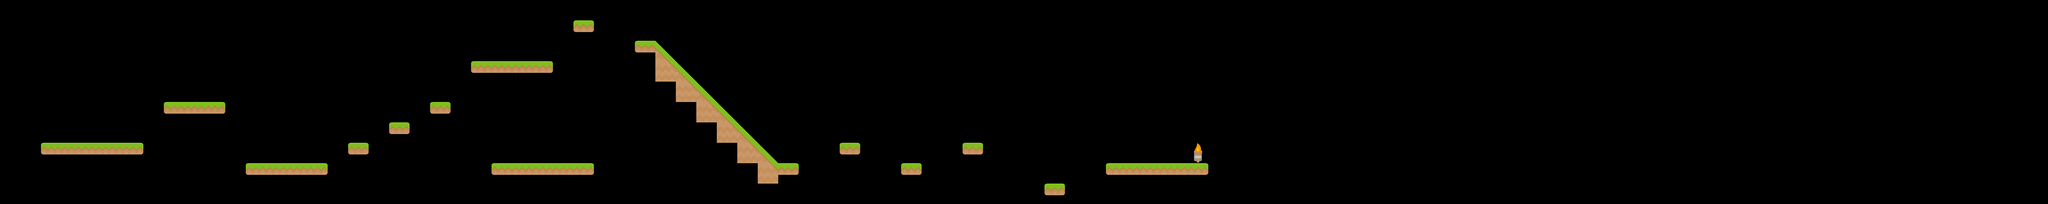

Rendered tile map (Tiled .tmx) drawn with the repository's tilesets; below, a short description and the full map source, tile grids included:
An orthogonal 100x10 tile map with 70x70 px tiles, 1 tile layer (Tile Layer 1) and 54 objects.

<map version="1.4" tiledversion="1.4.1" orientation="orthogonal" renderorder="right-down" width="100" height="10" tilewidth="70" tileheight="70" infinite="0" nextlayerid="4" nextobjectid="66">
 <editorsettings>
  <export target="game-map.lua" format="lua" />
 </editorsettings>
 <tileset firstgid="1" name="platformer-tiles" tilewidth="70" tileheight="70" spacing="2" tilecount="156" columns="12">
  <image source="tiles_spritesheet.png" width="914" height="936" />
 </tileset>
 <layer id="1" name="Tile Layer 1" width="100" height="10">
  <data encoding="csv">
0,0,0,0,0,0,0,0,0,0,0,0,0,0,0,0,0,0,0,0,0,0,0,0,0,0,0,0,0,0,0,0,0,0,0,0,0,0,0,0,0,0,0,0,0,0,0,0,0,0,0,0,0,0,0,0,0,0,0,0,0,0,0,0,0,0,0,0,0,0,0,0,0,0,0,0,0,0,0,0,0,0,0,0,0,0,0,0,0,0,0,0,0,0,0,0,0,0,0,0,
0,0,0,0,0,0,0,0,0,0,0,0,0,0,0,0,0,0,0,0,0,0,0,0,0,0,0,0,81,0,0,0,0,0,0,0,0,0,0,0,0,0,0,0,0,0,0,0,0,0,0,0,0,0,0,0,0,0,0,0,0,0,0,0,0,0,0,0,0,0,0,0,0,0,0,0,0,0,0,0,0,0,0,0,0,0,0,0,0,0,0,0,0,0,0,0,0,0,0,0,
0,0,0,0,0,0,0,0,0,0,0,0,0,0,0,0,0,0,0,0,0,0,0,0,0,0,0,0,0,0,0,69,9,0,0,0,0,0,0,0,0,0,0,0,0,0,0,0,0,0,0,0,0,0,0,0,0,0,0,0,0,0,0,0,0,0,0,0,0,0,0,0,0,0,0,0,0,0,0,0,0,0,0,0,0,0,0,0,0,0,0,0,0,0,0,0,0,0,0,0,
0,0,0,0,0,0,0,0,0,0,0,0,0,0,0,0,0,0,0,0,0,0,0,69,57,57,45,0,0,0,0,0,152,9,0,0,0,0,0,0,0,0,0,0,0,0,0,0,0,0,0,0,0,0,0,0,0,0,0,0,0,0,0,0,0,0,0,0,0,0,0,0,0,0,0,0,0,0,0,0,0,0,0,0,0,0,0,0,0,0,0,0,0,0,0,0,0,0,0,0,
0,0,0,0,0,0,0,0,0,0,0,0,0,0,0,0,0,0,0,0,0,0,0,0,0,0,0,0,0,0,0,0,0,152,9,0,0,0,0,0,0,0,0,0,0,0,0,0,0,0,0,0,0,0,0,0,0,0,0,0,0,0,0,0,0,0,0,0,0,0,0,0,0,0,0,0,0,0,0,0,0,0,0,0,0,0,0,0,0,0,0,0,0,0,0,0,0,0,0,0,
0,0,0,0,0,0,0,0,69,57,45,0,0,0,0,0,0,0,0,0,0,81,0,0,0,0,0,0,0,0,0,0,0,0,152,9,0,0,0,0,0,0,0,0,0,0,0,0,0,0,0,0,0,0,0,0,0,0,0,0,0,0,0,0,0,0,0,0,0,0,0,0,0,0,0,0,0,0,0,0,0,0,0,0,0,0,0,0,0,0,0,0,0,0,0,0,0,0,0,0,
0,0,0,0,0,0,0,0,0,0,0,0,0,0,0,0,0,0,0,81,0,0,0,0,0,0,0,0,0,0,0,0,0,0,0,152,9,0,0,0,0,0,0,0,0,0,0,0,0,0,0,0,0,0,0,0,0,0,0,0,0,0,0,0,0,0,0,0,0,0,0,0,0,0,0,0,0,0,0,0,0,0,0,0,0,0,0,0,0,0,0,0,0,0,0,0,0,0,0,0,
0,0,69,57,57,57,45,0,0,0,0,0,0,0,0,0,0,81,0,0,0,0,0,0,0,0,0,0,0,0,0,0,0,0,0,0,152,9,0,0,0,81,0,0,0,0,0,81,0,0,0,0,0,0,0,0,0,0,38,0,0,0,0,0,0,0,0,0,0,0,0,0,0,0,0,0,0,0,0,0,0,0,0,0,0,0,0,0,0,0,0,0,0,0,0,0,0,0,0,0,
0,0,0,0,0,0,0,0,0,0,0,0,69,57,57,45,0,0,0,0,0,0,0,0,69,57,57,57,45,0,0,0,0,0,0,0,0,152,45,0,0,0,0,0,81,0,0,0,0,0,0,0,0,0,69,57,57,57,45,0,0,0,0,0,0,0,0,0,0,0,0,0,0,0,0,0,0,0,0,0,0,0,0,0,0,0,0,0,0,0,0,0,0,0,0,0,0,0,0,0,
0,0,0,0,0,0,0,0,0,0,0,0,0,0,0,0,0,0,0,0,0,0,0,0,0,0,0,0,0,0,0,0,0,0,0,0,0,0,0,0,0,0,0,0,0,0,0,0,0,0,0,81,0,0,0,0,0,0,0,0,0,0,0,0,0,0,0,0,0,0,0,0,0,0,0,0,0,0,0,0,0,0,0,0,0,0,0,0,0,0,0,0,0,0,0,0,0,0,0,0
</data>
 </layer>
 <objectgroup id="2" name="Platforms">
  <object id="4" x="140" y="490" width="350" height="70" />
  <object id="5" x="560" y="350" width="210" height="70" />
  <object id="6" x="840" y="560" width="280" height="70" />
  <object id="8" x="1190" y="490" width="70" height="70" />
  <object id="9" x="1330" y="420" width="70" height="70" />
  <object id="10" x="1470" y="350" width="70" height="70" />
  <object id="11" x="1610" y="210" width="280" height="70" />
  <object id="12" x="1960" y="70" width="70" height="70" />
  <object id="13" x="1680" y="560" width="350" height="70" />
  <object id="14" x="2170" y="140" width="70" height="70" />
  <object id="15" x="2240" y="210" width="70" height="70" />
  <object id="16" x="2310" y="280" width="70" height="70" />
  <object id="17" x="2380" y="350" width="70" height="70" />
  <object id="18" x="2450" y="420" width="70" height="70" />
  <object id="19" x="2520" y="490" width="70" height="70" />
  <object id="20" x="2590" y="560" width="70" height="70" />
  <object id="21" x="2660" y="560" width="70" height="70" />
  <object id="22" x="2870" y="490" width="70" height="70" />
  <object id="23" x="3080" y="560" width="70" height="70" />
  <object id="24" x="3290" y="490" width="70" height="70" />
  <object id="25" x="3570" y="630" width="70" height="70" />
  <object id="26" x="3780" y="560" width="350" height="70" />
  <object id="33" x="2310" y="210">
   <polygon points="0,0 70,70 0,70" />
  </object>
  <object id="34" x="2240" y="140">
   <polygon points="0,0 70,70 0,70" />
  </object>
  <object id="35" x="2380" y="280">
   <polygon points="0,0 70,70 0,70" />
  </object>
  <object id="36" x="2450" y="350">
   <polygon points="0,0 70,70 0,70" />
  </object>
  <object id="37" x="2520" y="420">
   <polygon points="0,0 70,70 0,70" />
  </object>
  <object id="38" x="2590" y="490">
   <polygon points="0,0 70,70 0,70" />
  </object>
 </objectgroup>
 <objectgroup id="3" name="Coins">
  <object id="39" x="665" y="315">
   <ellipse />
  </object>
  <object id="40" x="385" y="455">
   <ellipse />
  </object>
  <object id="41" x="980" y="525">
   <ellipse />
  </object>
  <object id="43" x="1225" y="455">
   <ellipse />
  </object>
  <object id="44" x="1365" y="385">
   <ellipse />
  </object>
  <object id="45" x="1505" y="315">
   <ellipse />
  </object>
  <object id="46" x="1645" y="175">
   <ellipse />
  </object>
  <object id="47" x="1855" y="175">
   <ellipse />
  </object>
  <object id="48" x="1715" y="525">
   <ellipse />
  </object>
  <object id="49" x="1785" y="525">
   <ellipse />
  </object>
  <object id="50" x="1855" y="525">
   <ellipse />
  </object>
  <object id="51" x="1925" y="525">
   <ellipse />
  </object>
  <object id="52" x="1995" y="525">
   <ellipse />
  </object>
  <object id="53" x="1995" y="35">
   <ellipse />
  </object>
  <object id="54" x="2205" y="105">
   <ellipse />
  </object>
  <object id="55" x="2310" y="140">
   <ellipse />
  </object>
  <object id="56" x="2380" y="210">
   <ellipse />
  </object>
  <object id="57" x="2450" y="280">
   <ellipse />
  </object>
  <object id="58" x="2520" y="350">
   <ellipse />
  </object>
  <object id="59" x="2590" y="420">
   <ellipse />
  </object>
  <object id="60" x="2660" y="490">
   <ellipse />
  </object>
  <object id="61" x="2905" y="455">
   <ellipse />
  </object>
  <object id="62" x="3115" y="525">
   <ellipse />
  </object>
  <object id="63" x="3325" y="455">
   <ellipse />
  </object>
  <object id="64" x="3605" y="595">
   <ellipse />
  </object>
  <object id="65" x="3815" y="525">
   <ellipse />
  </object>
 </objectgroup>
</map>
